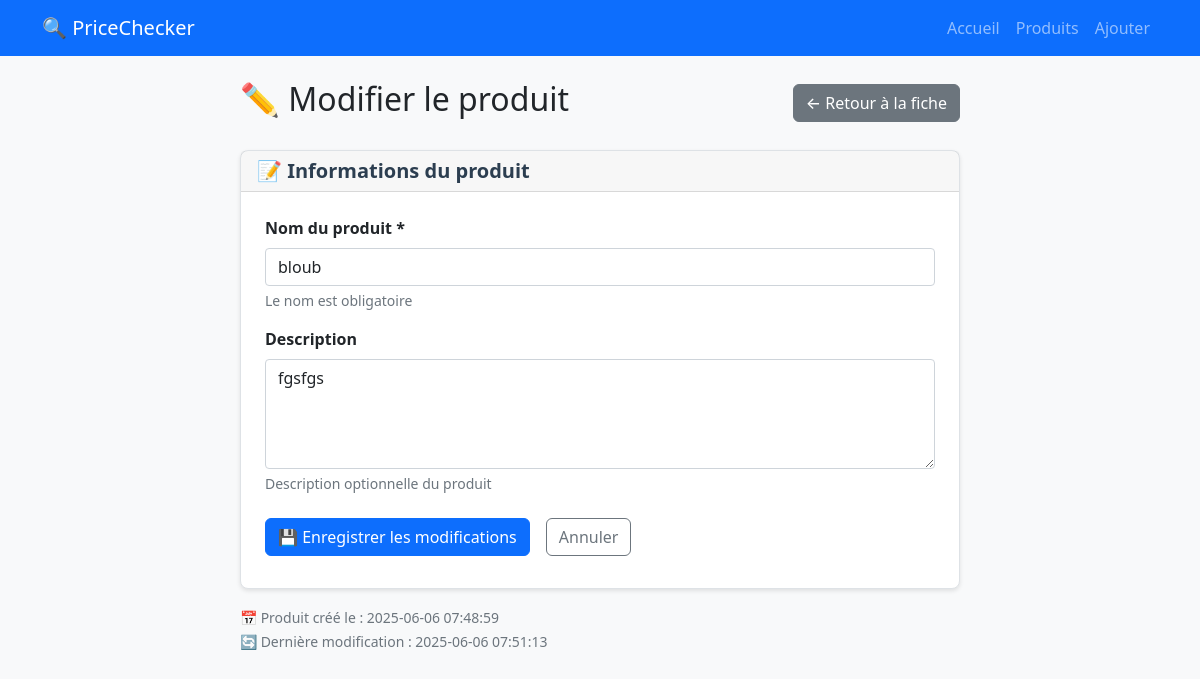
/product/9/edit, run on the app's committed database.
### tables this page shows
CREATE TABLE products (
            id INTEGER PRIMARY KEY AUTOINCREMENT,
            name TEXT NOT NULL,
            description TEXT,
            created_at DATETIME DEFAULT CURRENT_TIMESTAMP,
            updated_at DATETIME DEFAULT CURRENT_TIMESTAMP
        );

### app/routes.py (the view, shortened to what this page needs)
@main.route('/product/<int:product_id>/edit', methods=['GET', 'POST'])
def edit_product(product_id):
    product = get_product_by_id(product_id)
    if not product:
        flash('Produit introuvable', 'error')
        return redirect(url_for('main.index'))  # ← main. ajouté
    return render_template('edit_product.html', product=product)

### database/models.py (called while the page is built)
def get_db_connection():
    try:
        if current_app:
            db_path = current_app.config.get('DATABASE_PATH', 'pricechecker.db')
        else:
            db_path = 'pricechecker.db'
        conn = sqlite3.connect(db_path)
        conn.row_factory = sqlite3.Row
        if hasattr(current_app.config, 'SQLITE_PRAGMAS'):
            for pragma, value in current_app.config.SQLITE_PRAGMAS.items():
                conn.execute(f"PRAGMA {pragma} = {value}")
        return conn
    except Exception as e:
        logger.error(f"Erreur connexion DB: {e}")
        raise

def dict_from_row(row):
    if row is None:
        return None
    return {key: row[key] for key in row.keys()}

def get_product_by_id(product_id):
    conn = get_db_connection()
    cursor = conn.cursor()
    row = cursor.execute(
        'SELECT id, name, description, created_at, updated_at FROM products WHERE id = ?',
        (product_id,)
    ).fetchone()
    conn.close()
    return dict_from_row(row) if row else None

### app/templates/edit_product.html (shortened to what this page needs)
{% extends "base.html" %}
{% block content %}
<div class="container mt-4">
    <div class="row">
        <div class="col-md-8 offset-md-2">
            <div class="d-flex justify-content-between align-items-center mb-4">
                <h2>✏️ Modifier le produit</h2>
                <a href="{{ url_for('main.product_detail', product_id=product.id) }}"
                   class="btn btn-secondary">
                    ← Retour à la fiche
                </a>
            </div>
            <div class="card">
                <div class="card-header">
                    <h5 class="card-title mb-0">📝 Informations du produit</h5>
                </div>
                <div class="card-body">
                    <form method="POST">
                        <div class="mb-3">
                            <label for="name" class="form-label">
                                <strong>Nom du produit *</strong>
                            </label>
                            <input type="text"
                                   class="form-control"
                                   id="name"
                                   name="name"
                                   value="{{ product.name }}"
                                   required
                                   maxlength="200"
                                   placeholder="Nom du produit">
                            <div class="form-text">Le nom est obligatoire</div>
                        </div>
                        <div class="mb-4">
                            <label for="description" class="form-label">
                                <strong>Description</strong>
                            </label>
                            <textarea class="form-control"
                                      id="description"
                                      name="description"
                                      rows="4"
                                      placeholder="Description du produit (optionnel)">{{ product.description or '' }}</textarea>
                            <div class="form-text">Description optionnelle du produit</div>
                        </div>
                        <div class="d-flex gap-2">
                            <button type="submit" class="btn btn-primary">
                                💾 Enregistrer les modifications
                            </button>
                            <a href="{{ url_for('main.product_detail', product_id=product.id) }}"
                               class="btn btn-outline-secondary">
                                Annuler
                            </a>
                        </div>
                    </form>
                </div>
            </div>
            <div class="mt-3">
                <small class="text-muted">
                    📅 Produit créé le : {{ product.created_at }}<br>
                    🔄 Dernière modification : {{ product.updated_at or 'Jamais modifié' }}
                </small>
            </div>
        </div>
    </div>
</div>
{% endblock %}

### static/css/style.css (style rules this page uses)
.btn { border-radius: 6px; transition: all 0.15s ease; font-weight: 500; display: inline-flex !important; align-items: center !important; justify-content: center !important; text-align: center !important; }
.card { box-shadow: 0 2px 4px rgba(0,0,0,0.1); transition: all 0.2s ease; border: 1px solid #dee2e6; border-radius: 8px; animation: fadeInUp 0.4s ease-out; }
.card .btn { margin-right: 0.5rem; margin-bottom: 0.5rem; }
.card:nth-child(2) { animation-delay: 0.1s; }
.card-body { padding: 1.5rem; }
.card-title { color: #2c3e50; font-weight: 600; margin-bottom: 0.75rem; }

### data on the page
products: name "bloub", description "fgsfgs", created_at "2025-06-06 07:48:59", updated_at "2025-06-06 07:51:13"
